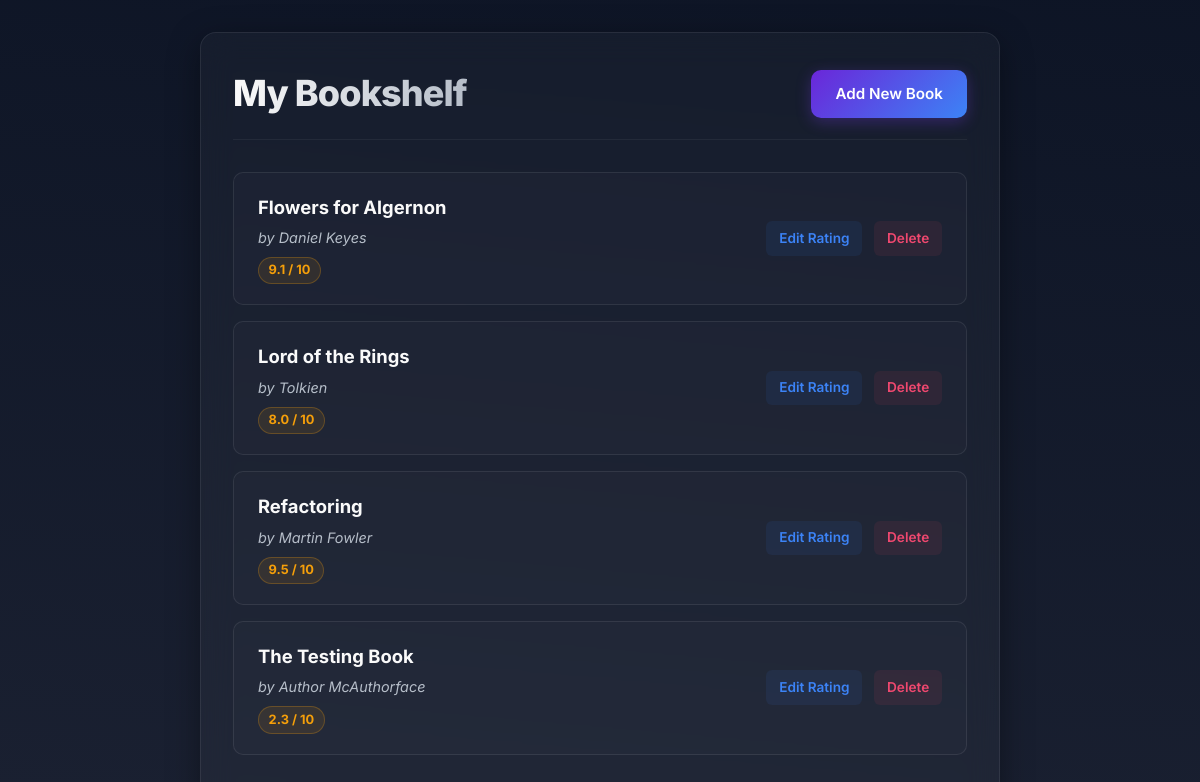
The page / on the database its author committed.
### main.py (models this page shows)
class Book(db.Model):
    id: Mapped[int] = mapped_column(Integer, primary_key=True)
    title: Mapped[str] = mapped_column(String(250), unique=True, nullable=False)
    author: Mapped[str] = mapped_column(String(250), nullable=False)
    rating: Mapped[float] = mapped_column(Float, nullable=False)

### main.py (the view)
@app.route('/')
def home():
    result = db.session.execute(db.select(Book).order_by(Book.title))
    all_books = result.scalars().all()
    return render_template("index.html", books=all_books)

### templates/index.html (shortened to what this page needs)
<!DOCTYPE html>
<html lang="en">
  <head>
    <link rel="stylesheet" href="{{ url_for('static', filename='css/style.css') }}" />
  </head>
  <body>
    <div class="container" id="main-container">
      <header id="site-header">
        <h1 id="page-title">My Bookshelf</h1>
        <a href="{{ url_for('add') }}" class="btn btn-primary" id="add-book-cta">Add New Book</a>
      </header>
      <main id="main-content">
        <section id="library-section">
          {% if books == [] %}
            <div class="empty-state" id="empty-library-state">
              <p>Your library is currently empty. Start adding some books to build your shelf!</p>
            </div>
          {% else %}
            <ul class="books-list" id="books-grid">
              {% for book in books %}
                <li class="book-card" id="book-card-{{ book.id }}">
                  <div class="book-info">
                    <span class="book-title">{{ book.title }}</span>
                    <span class="book-author">by {{ book.author }}</span>
                    <div class="book-meta">
                      <span class="rating-badge">{{ book.rating }} / 10</span>
                    </div>
                  </div>
                  <div class="book-actions">
                    <a href="{{ url_for('edit', id=book.id) }}" class="action-link action-edit" id="edit-btn-{{ book.id }}">Edit Rating</a>
                    <a href="{{ url_for('delete', id=book.id) }}" class="action-link action-delete" id="delete-btn-{{ book.id }}" onclick="return confirm('Are you sure you want to delete this book?');">Delete</a>
                  </div>
                </li>
              {% endfor %}
            </ul>
          {% endif %}
        </section>
      </main>
    </div>
  </body>
</html>

### static/css/style.css (style rules this page uses)
:root { --font-family: 'Inter', system-ui, -apple-system, BlinkMacSystemFont, 'Segoe UI', Roboto, Oxygen, Ubuntu, Cantarell, sans-serif; --bg-gradient-start: hsl(222, 47%, 10%); --bg-gradient-end: hsl(224, 30%, 15%); --card-bg: rgba(255, 255, 255, 0.03); --card-border: rgba(255, 255, 255, 0.08); --card-blur: 16px; --text-primary: hsl(0, 0%, 98%); --text-secondary: hsl(215, 15%, 75%); --text-muted: hsl(215, 10%, 55%); --accent-primary: hsl(263, 70%, 50%); --accent-secondary: hsl(217, 91%, 60%); --accent-success: hsl(142, 71%, 45%); --accent-danger: hsl(346, 84%, 61%); --accent-warning: hsl(38, 92%, 50%); --primary-gradient: linear-gradient(135deg, var(--accent-primary) 0%, var(--accent-secondary) 100%); --danger-gradient: linear-gradient(135deg, hsl(346, 84%, 61%) 0%, hsl(355, 78%, 56%) 100%); --transition-fast: 0.2s cubic-bezier(0.4, 0, 0.2, 1); --transition-normal: 0.3s cubic-bezier(0.4, 0, 0.2, 1); --max-width: 800px; --border-radius-lg: 16px; --border-radius-md: 10px; }
*, *::before, *::after { box-sizing: border-box; margin: 0; padding: 0; }
body { font-family: var(--font-family); background: linear-gradient(185deg, var(--bg-gradient-start), var(--bg-gradient-end)); background-attachment: fixed; color: var(--text-primary); min-height: 100vh; line-height: 1.6; -webkit-font-smoothing: antialiased; -moz-osx-font-smoothing: grayscale; padding: 2rem 1rem; }
.container { width: 100%; max-width: var(--max-width); margin: 0 auto; padding: 2rem; background: var(--card-bg); backdrop-filter: blur(var(--card-blur)); -webkit-backdrop-filter: blur(var(--card-blur)); border: 1px solid var(--card-border); border-radius: var(--border-radius-lg); box-shadow: 0 8px 32px 0 rgba(0, 0, 0, 0.37); animation: fadeIn 0.6s cubic-bezier(0.16, 1, 0.3, 1); }
header { margin-bottom: 2rem; border-bottom: 1px solid rgba(255, 255, 255, 0.05); padding-bottom: 1rem; display: flex; justify-content: space-between; align-items: center; }
h1 { font-size: 2.25rem; font-weight: 800; background: linear-gradient(90deg, var(--text-primary) 0%, var(--text-secondary) 100%); -webkit-background-clip: text; -webkit-text-fill-color: transparent; letter-spacing: -0.025em; }
.btn { display: inline-flex; align-items: center; justify-content: center; padding: 0.75rem 1.5rem; font-family: inherit; font-size: 0.95rem; font-weight: 600; text-decoration: none; border-radius: var(--border-radius-md); cursor: pointer; transition: all var(--transition-normal); border: none; }
.btn-primary { background: var(--primary-gradient); color: #fff; box-shadow: 0 4px 15px rgba(124, 58, 237, 0.3); }
.books-list { list-style: none; display: grid; grid-template-columns: 1fr; gap: 1rem; margin-bottom: 2rem; }
.book-card { background: rgba(255, 255, 255, 0.02); border: 1px solid var(--card-border); border-radius: var(--border-radius-md); padding: 1.25rem 1.5rem; display: flex; justify-content: space-between; align-items: center; transition: all var(--transition-fast); }
.book-info { display: flex; flex-direction: column; gap: 0.25rem; }
.book-title { font-size: 1.15rem; font-weight: 700; color: var(--text-primary); }
.book-author { font-size: 0.9rem; color: var(--text-secondary); font-style: italic; }
.book-meta { display: flex; align-items: center; gap: 0.5rem; margin-top: 0.25rem; }
.rating-badge { background: rgba(245, 158, 11, 0.1); border: 1px solid rgba(245, 158, 11, 0.25); color: var(--accent-warning); padding: 0.15rem 0.6rem; border-radius: 20px; font-size: 0.8rem; font-weight: 700; }
.book-actions { display: flex; gap: 0.75rem; }
.action-link { font-size: 0.85rem; font-weight: 600; text-decoration: none; transition: all var(--transition-fast); padding: 0.4rem 0.8rem; border-radius: 6px; }
.action-edit { color: var(--accent-secondary); background: rgba(59, 130, 246, 0.08); }
.action-delete { color: var(--accent-danger); background: rgba(244, 63, 94, 0.08); }

### rows shown on the page
Book: title "Flowers for Algernon", author "Daniel Keyes", rating "9.1"
Book: title "Lord of the Rings", author "Tolkien", rating "8.0"
Book: title "Refactoring", author "Martin Fowler", rating "9.5"
Book: title "The Testing Book", author "Author McAuthorface", rating "2.3"
